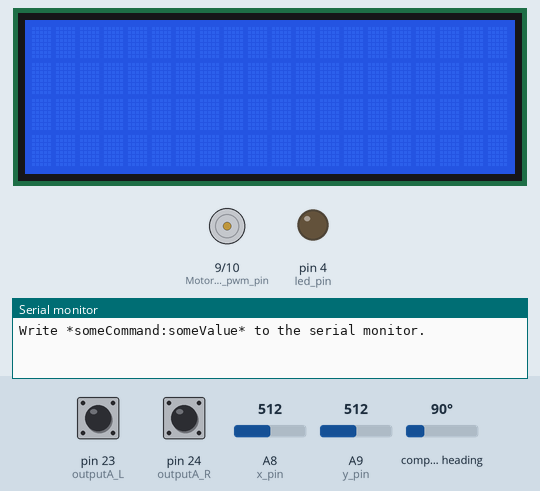
Simulated run of this sketch. Board: Arduino Mega 2560, built with avr-gcc and run on an emulated ATmega2560. On the bench: 20×4 character LCD, motor-driver pin pairs drawn as motors (green arrow = first pin HIGH = forward, orange = second pin HIGH = backward, longer = more drive), output pins drawn as LEDs (lit = HIGH), the last lines printed to the serial monitor. Wiring (inferred from the names in the program): CMPS compass at I2C address 0x60. The test bench sets the inputs (shaded band); at power-on: A8 (x_pin) = 512, compass heading 90°, pin 23 (outputA_L) HIGH, pin 24 (outputA_R) HIGH, A9 (y_pin) = 512.

Above: at 1.2 s.
1.3 s: A8 (x_pin) set to 592
2.8 s: A8 (x_pin) set to 608
At 3.2 s:
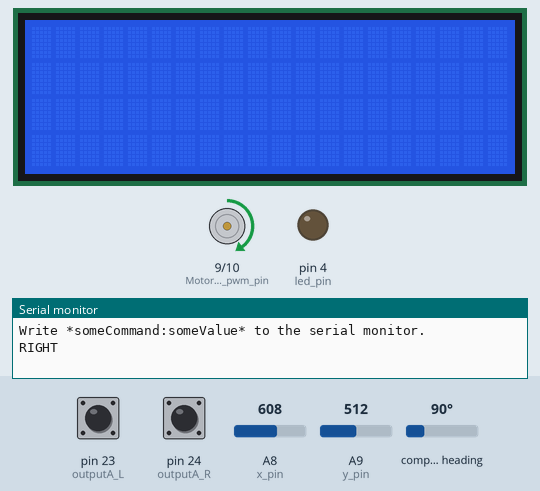
4.3 s: compass heading set to 108°
5.8 s: compass heading set to 116°
At 6.7 s:
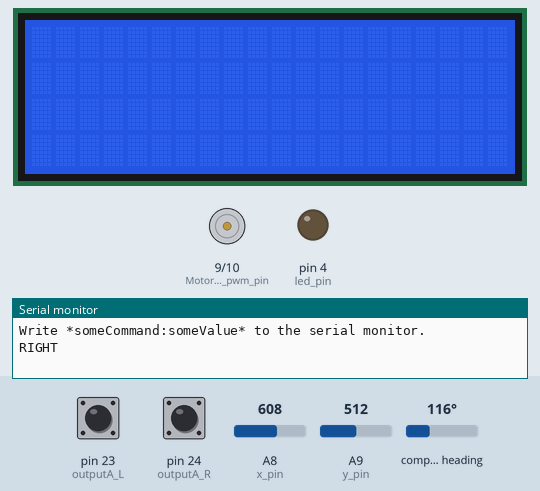
Timing chart, 0 to 8.3 s (numbered marks = the images above; inputs shaded):
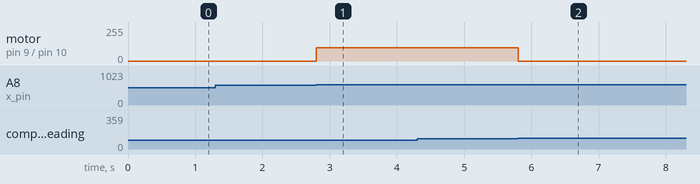

Measured:
- the behaviour switches between 600 and 601 on A8 (x_pin) (found by bisection; images 0 and 1)
- the behaviour switches between 112 and 113° on compass heading (found by bisection; images 1 and 2)
- after the input at 1.3 s, every drawn part: stays the same
- after the input at 2.8 s, motor on pin 9 (Motor_L_pwm_pin) / pin 10 (Motor_R_pwm_pin): stopped → forward 100/255 at once
- after the input at 4.3 s, every drawn part: stays the same
- after the input at 5.8 s, motor on pin 9 (Motor_L_pwm_pin) / pin 10 (Motor_R_pwm_pin): forward 100/255 → stopped at once

The sketch:

ex4_measure_rotation_3cm_22.5.ino
```cpp
//**************************Mario Mene*************************************

/*
    LED:ON/OFF
    MOVE:(-50~0)return/(0~50)forward      //distance unit:cm
    TURN:(-180~0)left/(0~180)right        //angular unit:degree
    SPEED:(0-255)
*/
//===============Including and Initializing the LCD library=========================================
#include <LiquidCrystal.h>
const int rs = 37, en = 36, d4 = 35, d5 = 34, d6 = 33, d7 = 32;
LiquidCrystal lcd(rs, en, d4, d5, d6, d7);
#include <Wire.h>

//===============Defined constants========================================
#define Motor_L_dir_pin 7
#define Motor_R_dir_pin 8
#define Motor_L_pwm_pin 9
#define Motor_R_pwm_pin 10
#define led_pin 4

// Rotary Encoder Inputs
//------Right motor
#define outputA_R 24  //CLK to D24
#define outputB_R 2   //DT to D2
//------Left motor
#define outputA_L 23  //CLK to D23
#define outputB_L 3   //DT to D3

#define Motor_forward 0
#define Motor_return 1

//===============Setting constants==============================
const float steps_per_cm = 293 / 30.0;         //distance unit:cm

//===============Setting variables==============================
//>>>>>>>>>>>>>>>>>> variables for joystick >>>>>>>>>>>>>>>>
const int x_pin = A8, y_pin = A9;//horizontal/vertical analog pin for the joystick
int run_speed = 100;

int counter_R = 0;  // amount of right encoder pulses
int counter_L = 0;  // amount of left encoder pulses
int currentStateA_R, currentStateA_L, lastStateA_R, lastStateA_L;

//>>>>>>>>>>>>>>>>>> variables for compass >>>>>>>>>>>>>>>>
#define CMPS14_ADDRESS 0x60  // Address of CMPS14 shifted right one bit for arduino wire library
byte raw;

bool isSignalActive = false;
bool isRobotMoving = false;
bool isRobotTurning = false;
bool isRobotTurningLeft = false;
bool isRobotTurningRight = false;
int distanceToMove = 0;
int initialAngle = 0;
int currentAngle = 0;
int targetAngle = 0;


void setup() {
  // Set encoder pins as inputs
  pinMode(outputA_R, INPUT);
  pinMode(outputB_R, INPUT);
  pinMode(outputA_L, INPUT);
  pinMode(outputB_L, INPUT);
  pinMode(led_pin, OUTPUT);

  // Read the initial state of outputA
  lastStateA_R = digitalRead(outputA_R);
  lastStateA_L = digitalRead(outputA_L);

  lcd.begin(20, 4);
  Wire.begin();
  // Open serial communications
  Serial.begin(9600);
  while (!Serial) {
    ;  // wait for serial port to connect. Needed for native USB port only
  }
  Serial.println("Write *someCommand:someValue* to the serial monitor.");

}

void TURN(int angular)
{
  isRobotTurning = true;
  targetAngle = initialAngle + angular;

  // Start turning the robot - no need to check the condition here,
  // since this method only runs once when you move the joystick
  if (angular > 0) {  // turn right
    isRobotTurningRight = true;
    digitalWrite(Motor_L_dir_pin, Motor_forward);
    analogWrite(Motor_L_pwm_pin, run_speed);
  } else if (angular < 0) { // turn left
    isRobotTurningLeft = true;
    digitalWrite(Motor_R_dir_pin, Motor_forward);
    analogWrite(Motor_R_pwm_pin, run_speed);
  }
}

void MOVE(int distance)
{
  isRobotMoving = true;
  distanceToMove = distance;

  int forward_or_return = distance > 0 ? Motor_forward : Motor_return; // decide the direction to go

  // Start moving the robot - no need to check the condition here,
  // since this method only runs once when you move the joystick
  digitalWrite(Motor_R_dir_pin, forward_or_return);
  digitalWrite(Motor_L_dir_pin, forward_or_return);
  analogWrite(Motor_L_pwm_pin, run_speed);
  analogWrite(Motor_R_pwm_pin, run_speed);
}

void loop() {
  //>>>>>>>>>>>>>>>>>>>>>>>>>>>> Compass >>>>>>>>>>>>>>>>>>>>>>>>>>>>>>>>>>>>>>>>>>>>>>>>>>>>
  Wire.beginTransmission(CMPS14_ADDRESS);  //starts communication with CMPS14
  Wire.write(1);                     //Sends the register 1 from where we wish to start reading heading value
  Wire.endTransmission(false);       // keep connection active

  // Request one byte from the CMPS14
  // this will give us the 8 bit bearing
  delay(1);
  Wire.requestFrom(CMPS14_ADDRESS, 1);

  // Wait for all bytes to come back
  if (Wire.available() >= 1) {
    raw = Wire.read();              // 0~255
  }
  currentAngle =  360.0 * raw / 255.0;

  // Check if signal is not active, only then call the MOVE or TURN method
  // This ensures that the method is only called once
  if (!isSignalActive && analogRead(y_pin) > 600) {
    isSignalActive = true;
    Serial.println("FORWARD");
    MOVE(3);
  }
  else if (!isSignalActive && analogRead(y_pin) < 400)  {
    isSignalActive = true;
    Serial.println("BACKWARDS");
    MOVE(-3);
  }
  else if (!isSignalActive && analogRead(x_pin) > 600) {
    isSignalActive = true;
    initialAngle =  currentAngle;
    Serial.println("RIGHT");
    TURN(22.5);
  }
  else if (!isSignalActive && analogRead(x_pin) < 400) {
    isSignalActive = true;
    initialAngle =  currentAngle;
    Serial.println("LEFT");
    TURN(-22.5);
  }

  // set the signal back to false only when the joystick returns to the home position
  if (isSignalActive &&
      analogRead(x_pin) < 600 &&
      analogRead(x_pin) > 400 &&
      analogRead(y_pin) < 600 &&
      analogRead(y_pin) > 400) {

    isSignalActive = false;
  }

  // if the robot is currently moving, continuously check if it already reached the goal
  if (isRobotMoving) {
    checkMoveCondition();
  }

  // if the robot is currently turning, continuously check if it already reached the goal
  if (isRobotTurning) {
    checkTurnCondition();
  }

  //===============Updating the encoder steps==========================================================
  counter_update();
}

void checkMoveCondition() {
  if(counter_R >= abs(steps_per_cm * distanceToMove)) {

    isRobotMoving = false;

    analogWrite(Motor_R_pwm_pin, 0);
    analogWrite(Motor_L_pwm_pin, 0);

    counter_R = counter_L = 0;
  }
}

void checkTurnCondition() {
  if((isRobotTurningRight && currentAngle >= targetAngle) ||
      isRobotTurningLeft && currentAngle <= targetAngle) {

    isRobotTurning = false;
    isRobotTurningRight = false;
    isRobotTurningLeft = false;

    analogWrite(Motor_R_pwm_pin, 0);
    analogWrite(Motor_L_pwm_pin, 0);

    counter_R = counter_L = 0;
  }
}

void counter_update() {
  currentStateA_L = digitalRead(outputA_L);
  if (currentStateA_L != lastStateA_L && currentStateA_L == 1) {
    counter_L++;
  }
  lastStateA_L = currentStateA_L;
  delay(1);

  currentStateA_R = digitalRead(outputA_R);
  if (currentStateA_R != lastStateA_R && currentStateA_R == 1) {
    counter_R++;
  }
  lastStateA_R = currentStateA_R;
  delay(1);
}
```
